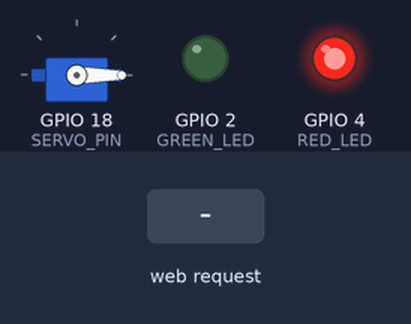
A sketch run on a simulated ESP32. Parts: servo, output pins drawn as LEDs (lit = HIGH). The test bench sets the inputs (shaded band). What the sketch prints to the serial monitor is not drawn.

Above: at 1.2 s.
1.3 s: HTTP request GET /open received
At 2.1 s:
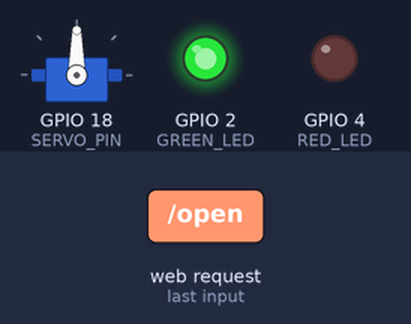
2.8 s: HTTP request GET /close received
At 3.3 s:
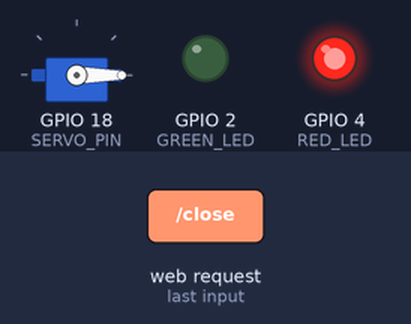
Timing chart, 0 to 5.8 s (numbered marks = the images above; inputs shaded):
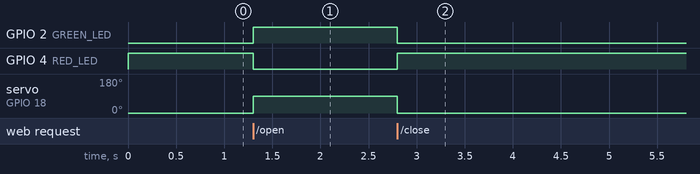

The sketch:

Code_ESP32_Web_Controlled_Servo_Gate_System.ino
```cpp
#include <WiFi.h>
#include <WebServer.h>
#include <ESP32Servo.h>

// Access Point Credentials
const char* ssid = "ESP32_Control";
const char* password = "12345678Password";

// Pin Configuration (WeMos D1 Mini ESP32)
const int SERVO_PIN = 18; // D18
const int GREEN_LED = 2;  // D2
const int RED_LED   = 4;  // D4

Servo myServo;
WebServer server(80);

// Styled HTML Web Interface
void handleRoot() {
  String html = R"rawliteral(
<!DOCTYPE html>
<html lang="en">
<head>
  <meta charset="UTF-8">
  <meta name="viewport" content="width=device-width, initial-scale=1.0">
  <title>Servo & Gate Control</title>
  <link href="https://fonts.googleapis.com/css2?family=Inter:wght@400;500;700&display=swap" rel="stylesheet">
  <style>
    * { box-sizing: border-box; margin: 0; padding: 0; font-family: 'Inter', sans-serif; }
    body { min-height: 100vh; display: flex; justify-content: center; align-items: center; background: linear-gradient(135deg, #0f172a 0%, #1e293b 100%); color: #f8fafc; padding: 20px; }
    .card { background: rgba(30, 41, 59, 0.7); backdrop-filter: blur(12px); border: 1px solid rgba(255, 255, 255, 0.1); border-radius: 24px; padding: 40px 30px; width: 100%; max-width: 420px; box-shadow: 0 20px 40px rgba(0, 0, 0, 0.3); text-align: center; }
    .card h2 { font-size: 1.6rem; font-weight: 700; margin-bottom: 8px; color: #ffffff; }
    .card p { font-size: 0.95rem; color: #94a3b8; margin-bottom: 32px; }
    .btn-group { display: flex; flex-direction: column; gap: 16px; }
    .btn { display: flex; align-items: center; justify-content: center; gap: 10px; width: 100%; padding: 16px; font-size: 1.1rem; font-weight: 700; border: none; border-radius: 14px; cursor: pointer; text-decoration: none; transition: all 0.25s ease; box-shadow: 0 4px 12px rgba(0, 0, 0, 0.15); }
    .btn-open { background: linear-gradient(135deg, #10b981 0%, #059669 100%); color: #ffffff; }
    .btn-open:hover { background: linear-gradient(135deg, #34d399 0%, #10b981 100%); transform: translateY(-2px); box-shadow: 0 8px 20px rgba(16, 185, 129, 0.35); }
    .btn-close { background: linear-gradient(135deg, #ef4444 0%, #dc2626 100%); color: #ffffff; }
    .btn-close:hover { background: linear-gradient(135deg, #f87171 0%, #ef4444 100%); transform: translateY(-2px); box-shadow: 0 8px 20px rgba(239, 68, 68, 0.35); }
    .btn:active { transform: translateY(0); }
  </style>
</head>
<body>
  <div class="card">
    <h2>Gate Control Panel</h2>
    <p>Select an action to control the servo motor and LEDs</p>
    <div class="btn-group">
      <a href="/open" class="btn btn-open"><span>Open</span></a>
      <a href="/close" class="btn btn-close"><span>Close</span></a>
    </div>
  </div>
</body>
</html>
)rawliteral";

  server.send(200, "text/html", html);
}

// Action: Open
void handleOpen() {
  myServo.write(90);             // Rotate Servo to 90 degrees
  digitalWrite(GREEN_LED, HIGH); // Turn ON Green LED
  digitalWrite(RED_LED, LOW);    // Turn OFF Red LED
  server.sendHeader("Location", "/");
  server.send(303);
}

// Action: Close
void handleClose() {
  myServo.write(0);              // Rotate Servo back to 0 degrees
  digitalWrite(GREEN_LED, LOW);  // Turn OFF Green LED
  digitalWrite(RED_LED, HIGH);   // Turn ON Red LED
  server.sendHeader("Location", "/");
  server.send(303);
}

void setup() {
  Serial.begin(115200);

  // Configure LED Pins
  pinMode(GREEN_LED, OUTPUT);
  pinMode(RED_LED, OUTPUT);

  // Initial state: Closed (Red LED ON)
  digitalWrite(GREEN_LED, LOW);
  digitalWrite(RED_LED, HIGH);

  // Attach and set Servo
  myServo.attach(SERVO_PIN);
  myServo.write(0);

  // Start Access Point
  WiFi.softAP(ssid, password);

  Serial.println("\n--- Access Point Started ---");
  Serial.print("SSID: ");
  Serial.println(ssid);
  Serial.print("Web Server IP Address: ");
  Serial.println(WiFi.softAPIP());

  // Define Server Routes
  server.on("/", handleRoot);
  server.on("/open", handleOpen);
  server.on("/close", handleClose);

  server.begin();
}

void loop() {
  server.handleClient();
}
```

Measured:
- after the input at 1.3 s, GPIO 2 (GREEN_LED): LOW → HIGH at once; GPIO 4 (RED_LED): HIGH → LOW at once; servo on GPIO 18 (SERVO_PIN): 0° → 90° at once
- after the input at 2.8 s, GPIO 2 (GREEN_LED): HIGH → LOW at once; GPIO 4 (RED_LED): LOW → HIGH at once; servo on GPIO 18 (SERVO_PIN): 90° → 0° at once
